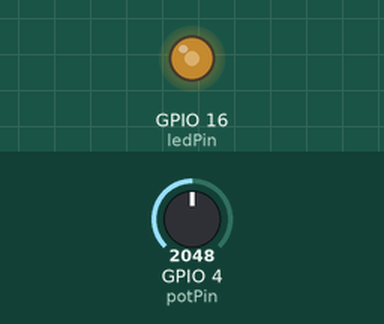
Simulated run of this program. Board: ESP32-S3. Shown: output pins drawn as LEDs (lit = HIGH). The inputs (shaded band) are chosen by the test bench; at power-on: GPIO 4 (potPin) = 2048.

Above: at 1.2 s.
1.3 s: GPIO 4 (potPin) set to 2866
At 2.0 s:
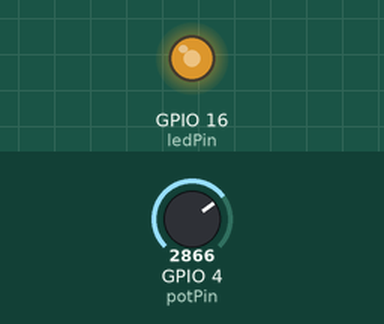
2.8 s: GPIO 4 (potPin) set to 3603
At 3.2 s:
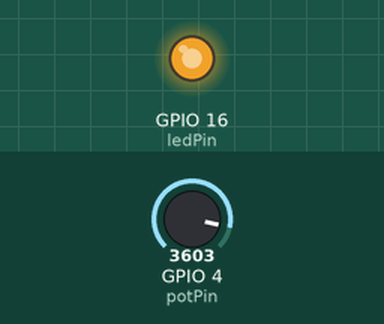
4.3 s: GPIO 4 (potPin) set to 491
At 4.8 s:
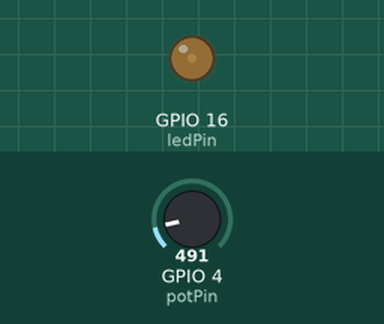
5.8 s: GPIO 4 (potPin) set to 0
At 7.0 s:
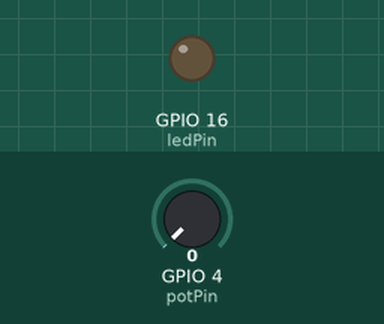
7.3 s: GPIO 4 (potPin) set to 2047
At 8.2 s:
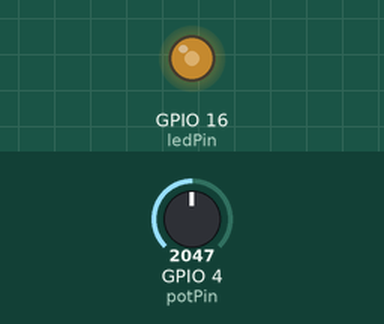
Timing chart, 0 to 9.8 s (numbered marks = the images above; inputs shaded):
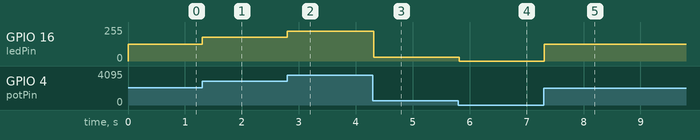

The program:

main.cpp
```cpp
#include <Arduino.h>

// put function declarations here:
const int potPin = 4;
const int ledPin = 16;
const int freq = 5000;
const int pwmChannel = 0;
const int resolution = 8;

void setup() {
  ledcSetup(pwmChannel, freq, resolution);
  ledcAttachPin(ledPin, pwmChannel);
}

void loop() {
  int potValue = analogRead(potPin); // Hasil: 0 - 4095
  int pwmValue = map(potValue, 0, 4095, 0, 255); // Konversi ke 0 - 255

  ledcWrite(pwmChannel, pwmValue);
  delay(15);
}
```

Measured:
- after the input at 1.3 s, GPIO 16 (ledPin): 127/255 → 177/255 at once
- after the input at 2.8 s, GPIO 16 (ledPin): 177/255 → 223/255 at once
- after the input at 4.3 s, GPIO 16 (ledPin): 223/255 → 30/255 at once
- after the input at 5.8 s, GPIO 16 (ledPin): 30/255 → 0/255 at once
- after the input at 7.3 s, GPIO 16 (ledPin): 0/255 → 127/255 at once
